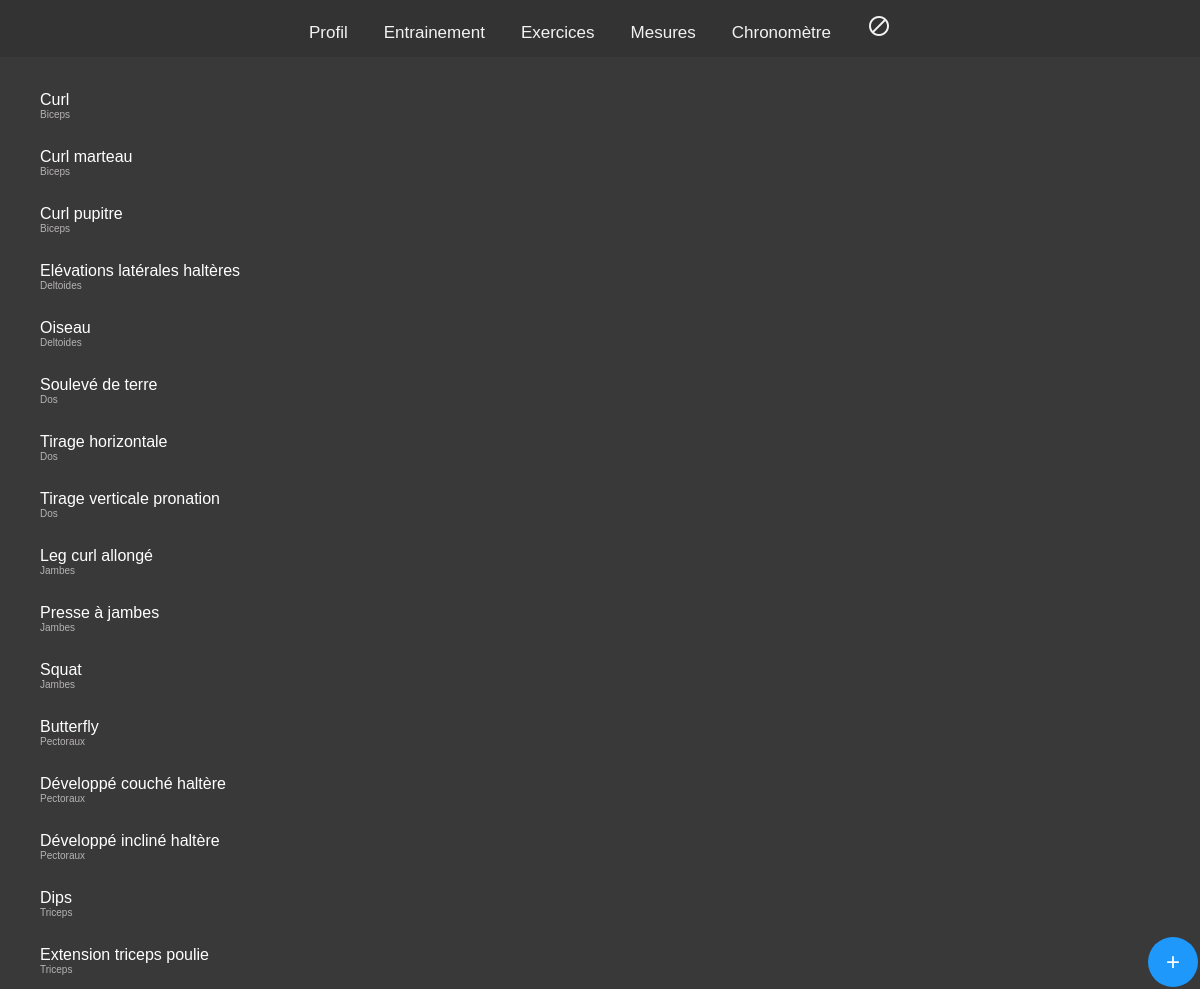
The app's page /myexercices.php (signed in), older data.
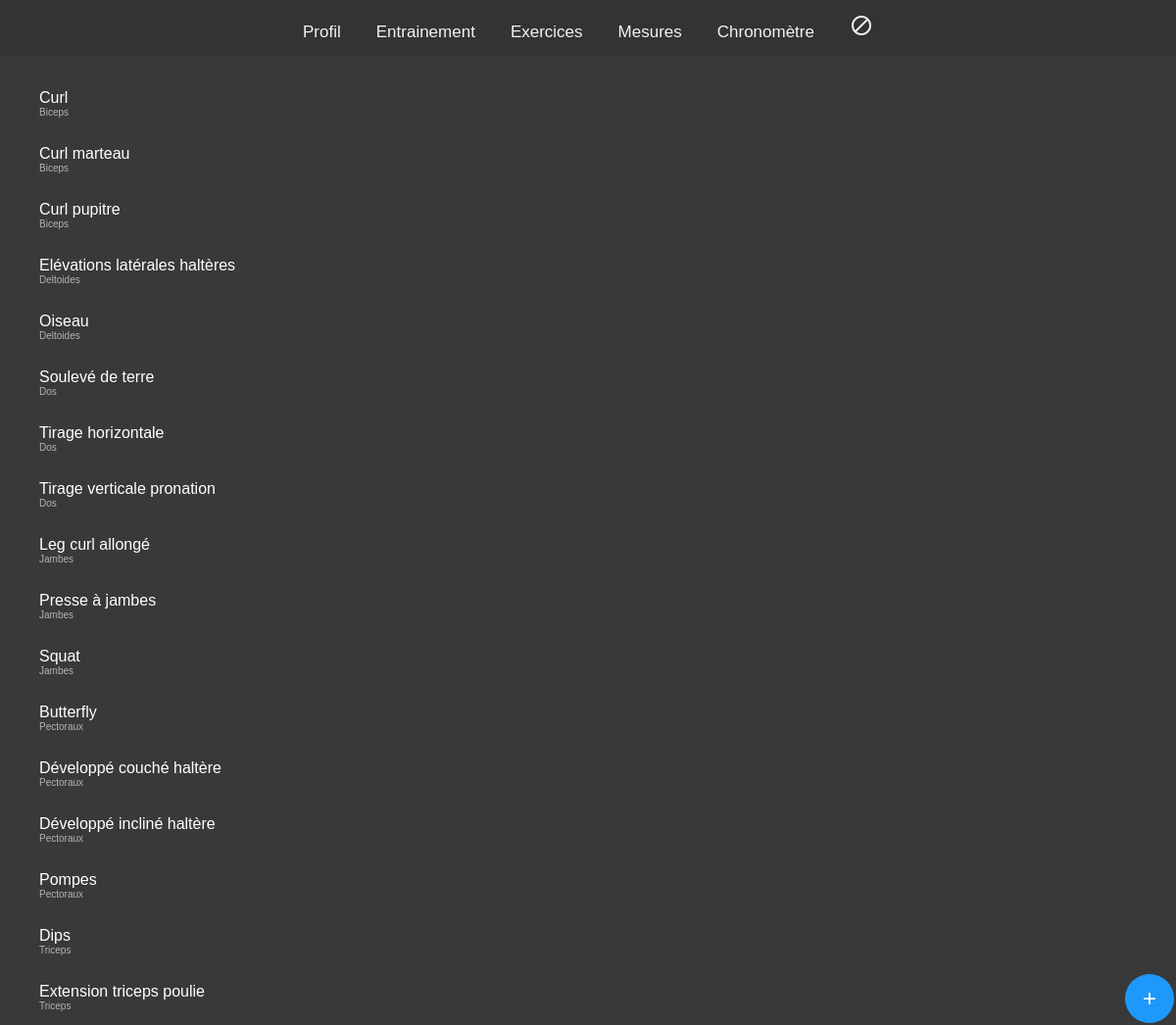
The same page, newer data.
### tables this page shows
CREATE TABLE IF NOT EXISTS `my_exercices` (
  `id_exercices` int(11) NOT NULL AUTO_INCREMENT,
  `name_exercices` varchar(300) NOT NULL,
  `description_exercices` text,
  `group_muscu` varchar(30) NOT NULL,
  `type` varchar(30) NOT NULL,
  PRIMARY KEY (`id_exercices`)
);

### myexercices.php (the view, shortened to what this page needs)
<?php
require("connexion_bdd.php");
$listExercices = $bdd->query("SELECT * FROM `my_exercices` ORDER BY `group_muscu`,`name_exercices`;");
?>
<!DOCTYPE html>
<html lang="en">
<head>
    <link rel="stylesheet" href="style.css">
</head>
<body>
    <?php require("navbar.php") ?>
    <table>
        <?php
        while ($my_exercices = $listExercices->fetch()) { ?>
            <li>
                <?= $my_exercices['name_exercices'] ?>
                <div class="element">
                    <?= $my_exercices['group_muscu'] ?>
                </div>
            </li>
        <?php } ?>
    </table>
    <button onclick="location.href='entrainement/addmyexercices.php'" class="button">+</button>
</body>
</html>

### navbar.php (shortened to what this page needs)
<div class="navbar fixed-bottom">
    <a href="http://localhost/carnetV2/public/profil.php">Profil</a>
    <a href="http://localhost/carnetV2/public/entrainement/entrainement.php">Entrainement</a>
    <a href="http://localhost/carnetV2/public/myexercices.php">Exercices</a>
    <a href="http://localhost/carnetV2/public/mesures.php">Mesures</a>
    <a href="http://localhost/carnetV2/public/chronometre.php">Chronomètre</a>
    <a class="disconnect" href="http://localhost/carnetV2/public/disconnect.php"><span class="material-icons">block</span></a>
</div>

### style.css (style rules this page uses)
body { background-color: rgb(57, 57, 57); margin: 0; }
button { display: inline-block; color: white; border: rgb(31, 152, 251); background-color: rgb(31, 152, 251); margin: 2px; font-size: 24px; cursor: pointer; width: 50px; height: 50px; border-radius: 50%; position: fixed; right: 0; bottom: 0; }
li { width: auto; background-color: rgb(57, 57, 57); color: white; padding: 14px 20px; display: block; position: relative; font-family: Verdana,sans-serif; left: 20px; top: 20px; }
.element { display: flex; flex-direction: row; align-items: center; gap: 20px; font-weight: 100; color: rgb(182, 179, 179); font-size: 10px; font-family: Verdana,sans-serif; }

### navbar.php (style rules this page uses)
.navbar { background-color: #333; width: 100%; text-align: center; }
.navbar a { font-family: Verdana, sans-serif; display: block; color: #f2f2f2; text-align: center; padding: 14px 16px; text-decoration: none; font-size: 17px; display: inline-block; }

Row changes from the older to the newer data that the page shows:
added my_exercices: name_exercices "Pompes", group_muscu "Pectoraux"
